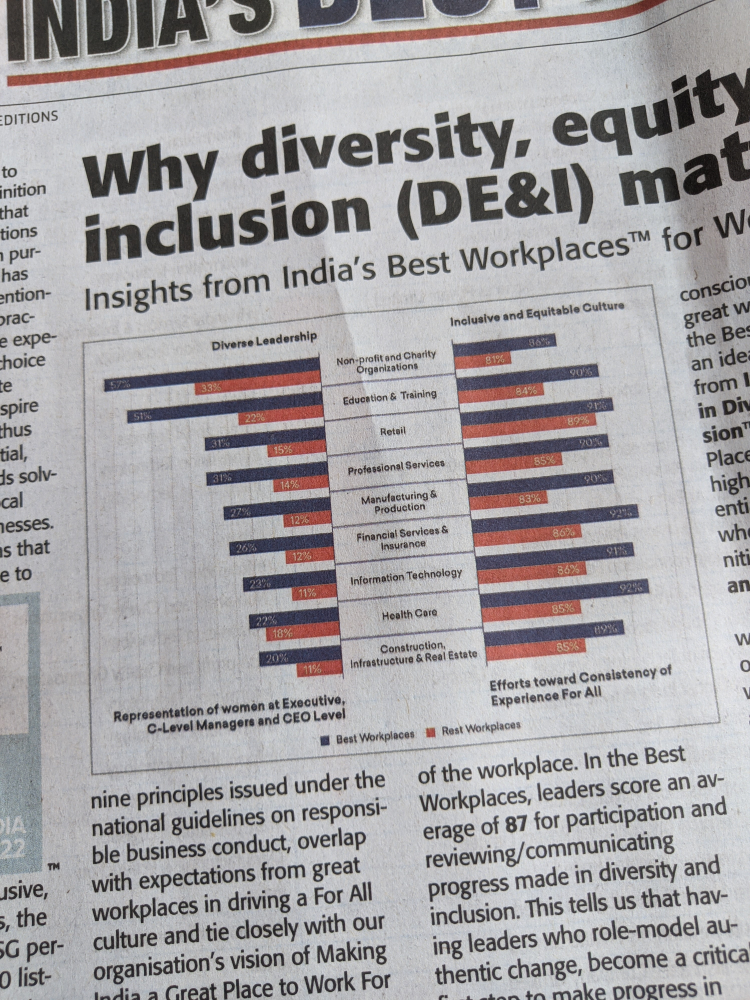
#> input picture img/paper.jpeg, 3000 x 4000 px (shown at 1/4 size)
$ jupyter execute magic_filter.ipynb
#> lines starting #> are read from the running program, lines starting #| are printed output that depends on the picture
[cell 1]
import cv2

[cell 2]
img = cv2.imread("img/paper.jpeg")
#> img is the input picture: shape (4000, 3000, 3); mean B, G, R 165.2, 163, 165.6

[cell 3]
#Converting image to LAB Color so CLAHE can be applied to the luminance channel
lab_img= cv2.cvtColor(img, cv2.COLOR_BGR2LAB)
#> lab_img: shape (4000, 3000, 3); mean of channels 0, 1, 2 170.1, 129.5, 127.3

[cell 4]
#Splitting the LAB image to L, A and B channels, respectively
l, a, b = cv2.split(lab_img)
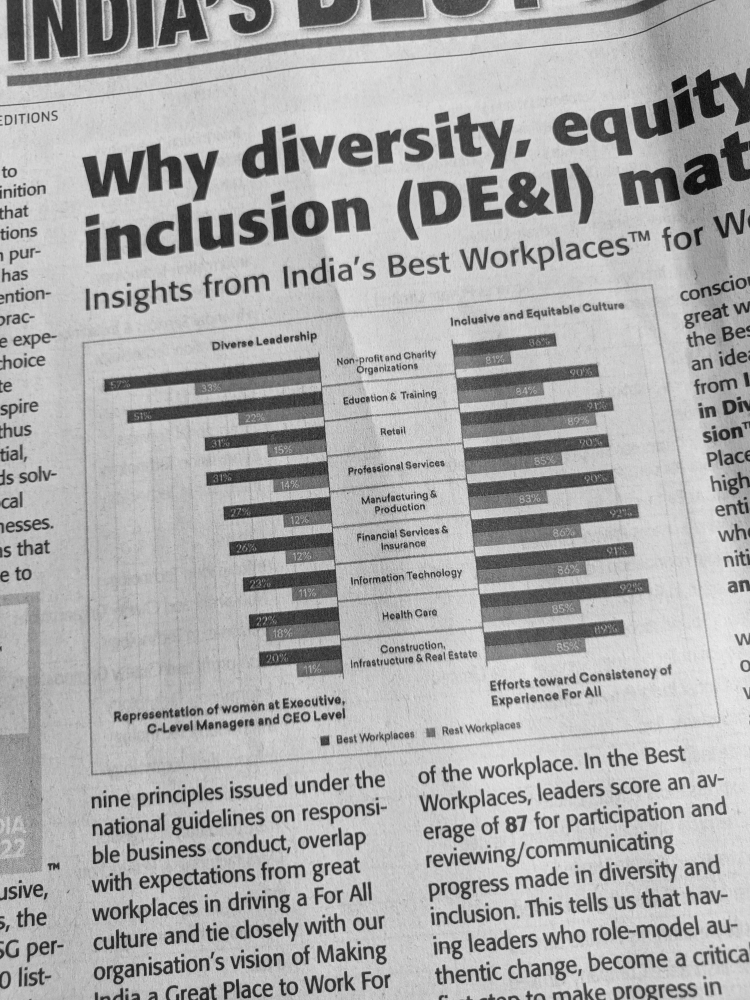
#> l: shape (4000, 3000) (shown at 1/4 size); min 0, max 255, mean 170.1
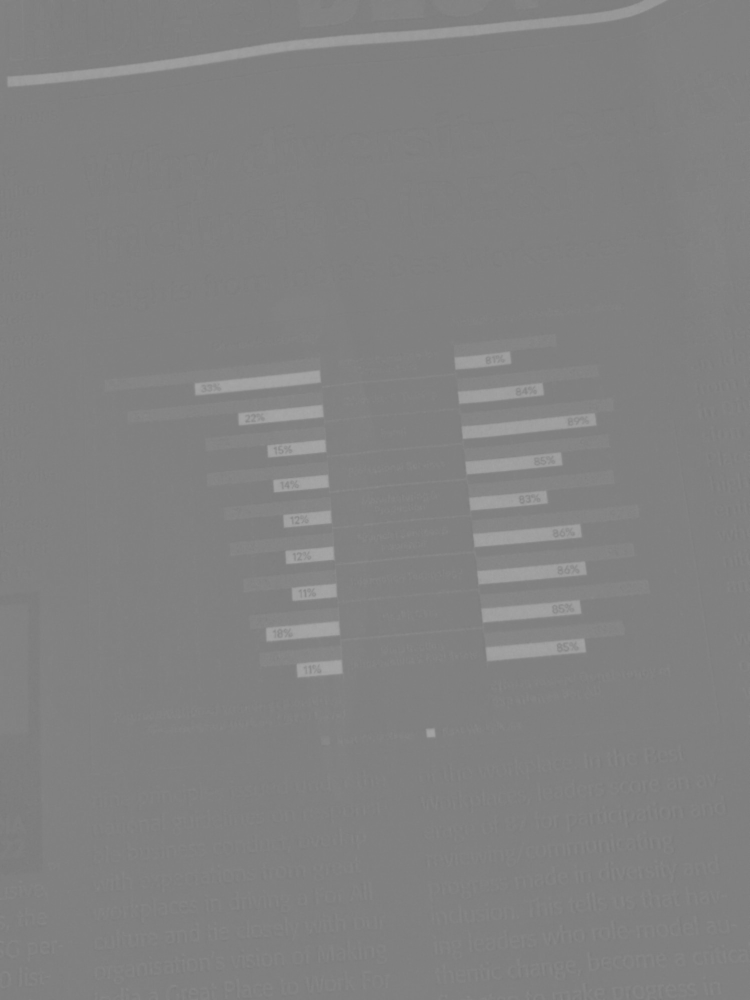
#> a: shape (4000, 3000) (shown at 1/4 size); min 120, max 168, mean 129.5

[cell 5]
#plt.hist(l.flat, bins=100, range=(0,255))
###########Histogram Equlization#############
#Apply histogram equalization to the L channel
equ = cv2.equalizeHist(l)
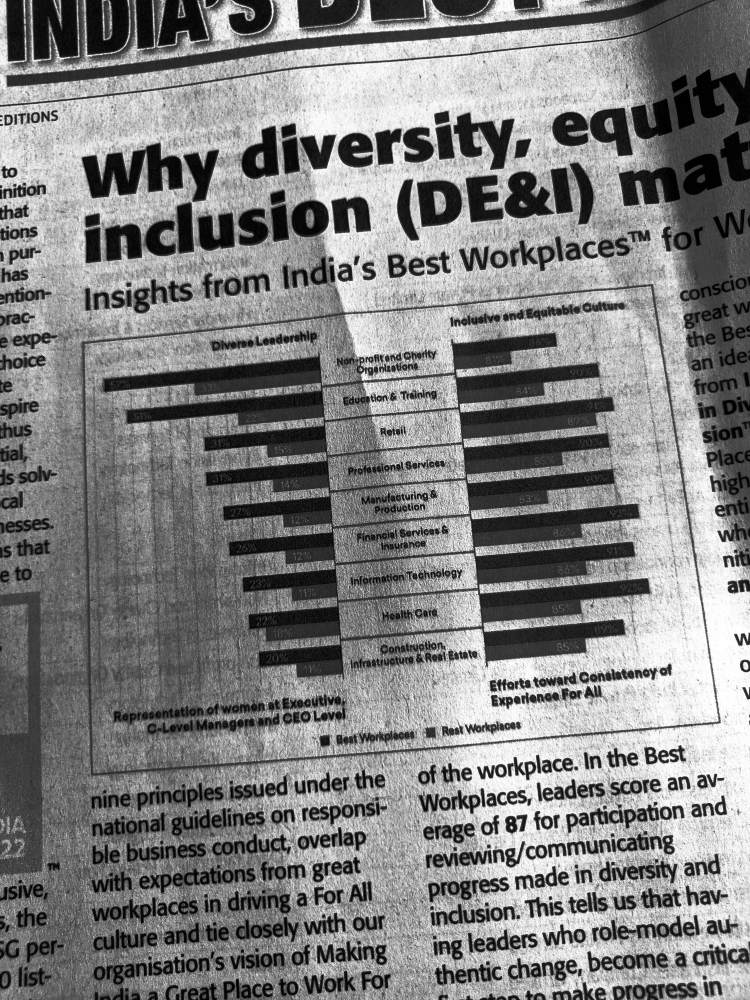
#> equ: shape (4000, 3000) (shown at 1/4 size); min 0, max 255, mean 129

[cell 6]
#plt.hist(equ.flat, bins=100, range=(0,255))
#Combine the Hist. equalized L-channel back with A and B channels
updated_lab_img1 = cv2.merge((equ,a,b))
#> updated_lab_img1: shape (4000, 3000, 3); mean of channels 0, 1, 2 129, 129.5, 127.3

[cell 7]
#Convert LAB image back to color (RGB)
hist_eq_img = cv2.cvtColor(updated_lab_img1, cv2.COLOR_LAB2BGR)
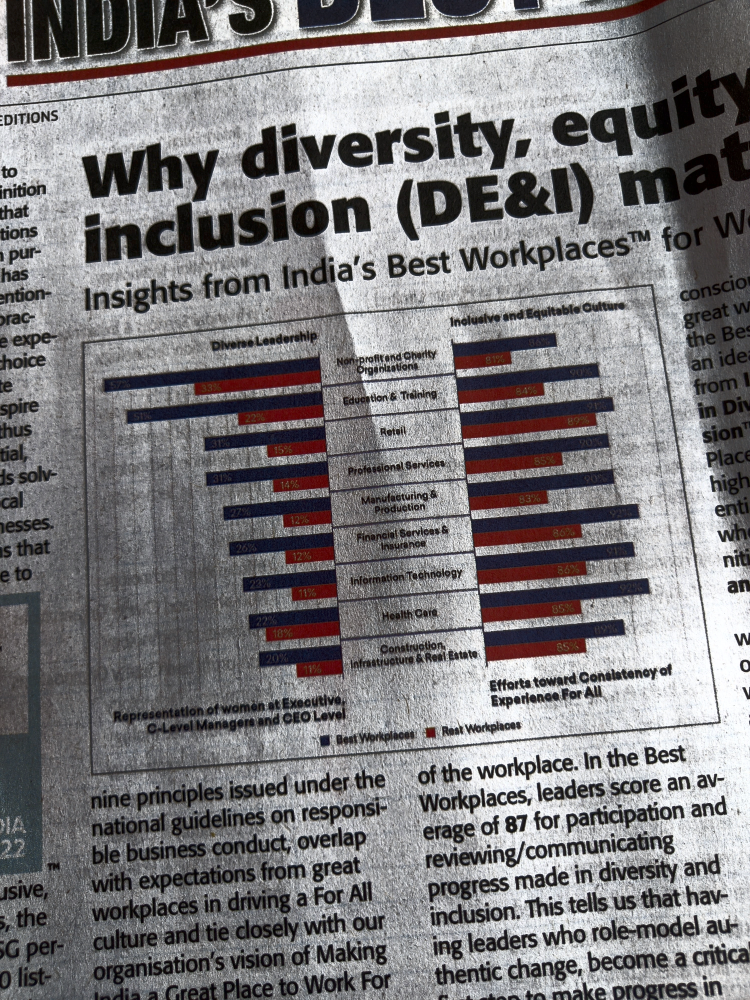
#> hist_eq_img: shape (4000, 3000, 3) (shown at 1/4 size); mean B, G, R 125.5, 123.4, 125.5

[cell 8]
#Apply CLAHE to L channel
clahe = cv2.createCLAHE(clipLimit=3.0, tileGridSize=(8,8))
clahe_img = clahe.apply(l)
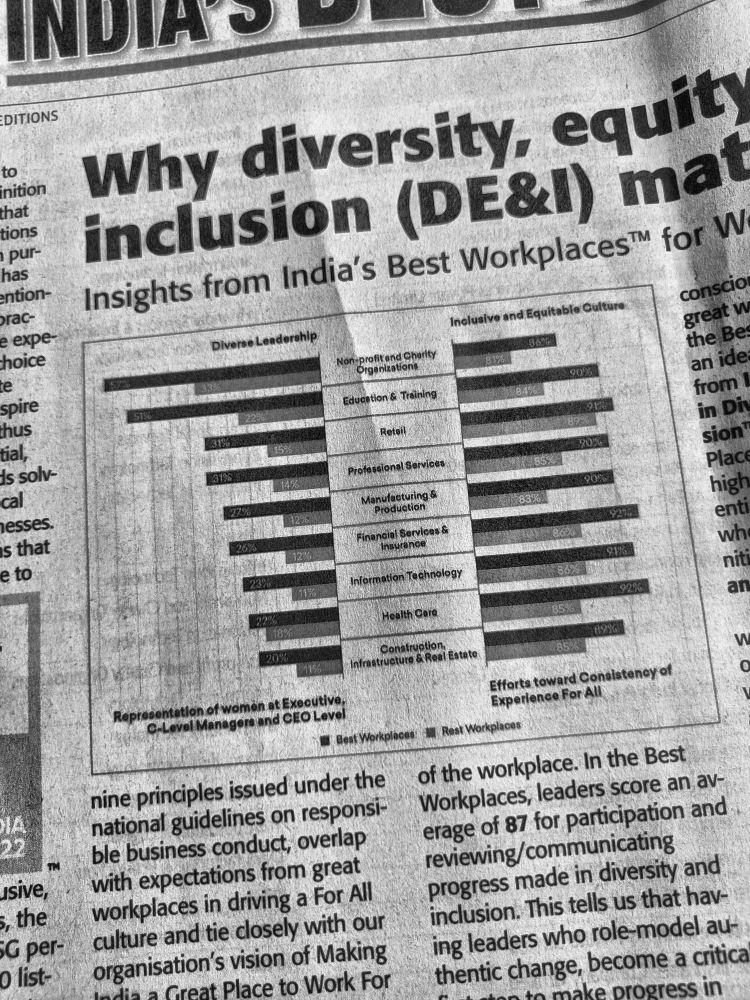
#> clahe_img: shape (4000, 3000) (shown at 1/4 size); min 0, max 255, mean 156.9

[cell 9]
#Combine the CLAHE enhanced L-channel back with A and B channels
updated_lab_img2 = cv2.merge((clahe_img,a,b))
#> updated_lab_img2: shape (4000, 3000, 3); mean of channels 0, 1, 2 156.9, 129.5, 127.3

#Convert LAB image back to color (RGB)
CLAHE_img = cv2.cvtColor(updated_lab_img2, cv2.COLOR_LAB2BGR)
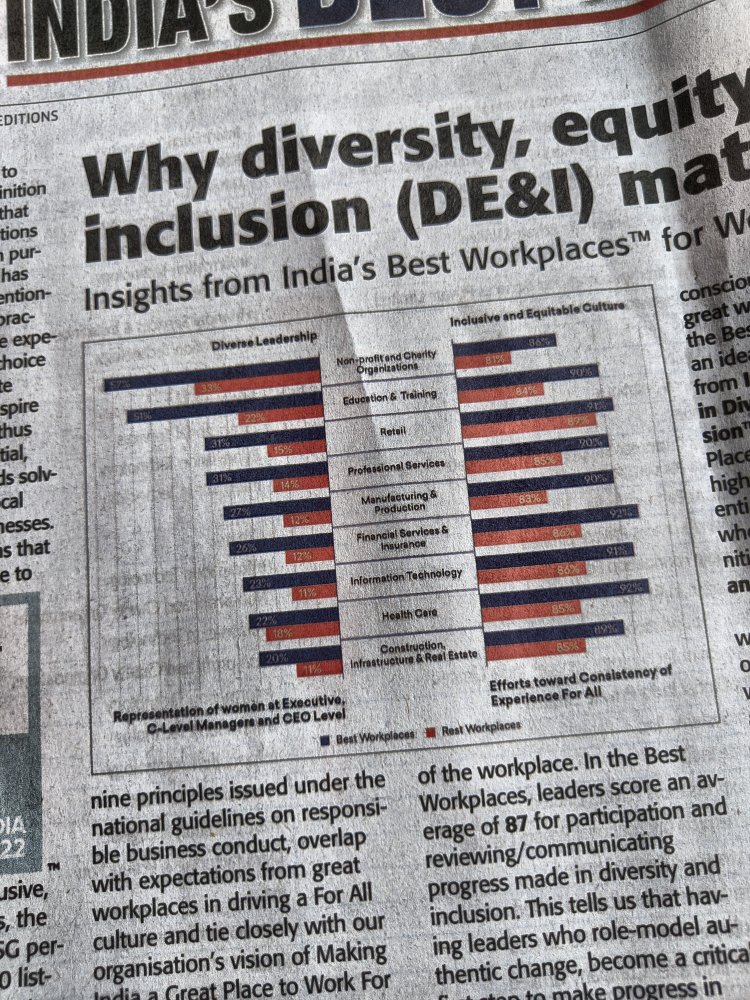
#> CLAHE_img: shape (4000, 3000, 3) (shown at 1/4 size); mean B, G, R 152.4, 150.3, 152.6
